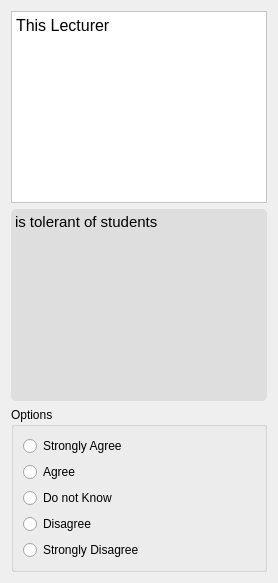
               <widget class="QWidget" name="page_44">
                <layout class="QVBoxLayout" name="verticalLayout_124">
                 <item>
                  <widget class="QTextBrowser" name="textBrowser_95">
                   <property name="styleSheet">
                    <string notr="true">background-color: rgb(255, 255, 255);</string>
                   </property>
                   <property name="html">
                    <string>&lt;!DOCTYPE HTML PUBLIC &quot;-//W3C//DTD HTML 4.0//EN&quot; &quot;http://www.w3.org/TR/REC-html40/strict.dtd&quot;&gt;
&lt;html&gt;&lt;head&gt;&lt;meta name=&quot;qrichtext&quot; content=&quot;1&quot; /&gt;&lt;style type=&quot;text/css&quot;&gt;
p, li { white-space: pre-wrap; }
&lt;/style&gt;&lt;/head&gt;&lt;body style=&quot; font-family:'Comic Sans MS'; font-size:10pt; font-weight:400; font-style:normal;&quot;&gt;
&lt;p style=&quot; margin-top:0px; margin-bottom:0px; margin-left:0px; margin-right:0px; -qt-block-indent:0; text-indent:0px;&quot;&gt;&lt;span style=&quot; font-family:'consolas'; font-size:12pt;&quot;&gt;This Lecturer&lt;/span&gt;&lt;/p&gt;&lt;/body&gt;&lt;/html&gt;</string>
                   </property>
                  </widget>
                 </item>
                 <item>
                  <widget class="QTextBrowser" name="textBrowser_96">
                   <property name="styleSheet">
                    <string notr="true">background-color: rgb(222, 222, 222);
border-radius: 5px;</string>
                   </property>
                   <property name="html">
                    <string>&lt;!DOCTYPE HTML PUBLIC &quot;-//W3C//DTD HTML 4.0//EN&quot; &quot;http://www.w3.org/TR/REC-html40/strict.dtd&quot;&gt;
&lt;html&gt;&lt;head&gt;&lt;meta name=&quot;qrichtext&quot; content=&quot;1&quot; /&gt;&lt;style type=&quot;text/css&quot;&gt;
p, li { white-space: pre-wrap; }
&lt;/style&gt;&lt;/head&gt;&lt;body style=&quot; font-family:'Comic Sans MS'; font-size:10pt; font-weight:400; font-style:normal;&quot;&gt;
&lt;p style=&quot; margin-top:0px; margin-bottom:0px; margin-left:0px; margin-right:0px; -qt-block-indent:0; text-indent:0px;&quot;&gt;&lt;span style=&quot; font-family:'consolas'; font-size:11pt;&quot;&gt;is tolerant of students&lt;/span&gt;&lt;/p&gt;&lt;/body&gt;&lt;/html&gt;</string>
                   </property>
                  </widget>
                 </item>
                 <item>
                  <widget class="QGroupBox" name="groupBox_32">
                   <property name="styleSheet">
                    <string notr="true">QRadionButton:{
	font: 10pt &quot;Comic Sans MS&quot;;
}</string>
                   </property>
                   <property name="title">
                    <string>Options</string>
                   </property>
                   <property name="flat">
                    <bool>false</bool>
                   </property>
                   <layout class="QVBoxLayout" name="verticalLayout_125">
                    <item>
                     <layout class="QVBoxLayout" name="verticalLayout_126">
                      <item>
                       <widget class="QRadioButton" name="radioButton_6_6">
                        <property name="styleSheet">
                         <string notr="true"/>
                        </property>
                        <property name="text">
                         <string>Strongly Agree</string>
                        </property>
                       </widget>
                      </item>
                      <item>
                       <widget class="QRadioButton" name="radioButton_6_7">
                        <property name="text">
                         <string>Agree</string>
                        </property>
                       </widget>
                      </item>
                      <item>
                       <widget class="QRadioButton" name="radioButton_6_8">
                        <property name="text">
                         <string>Do not Know</string>
                        </property>
                       </widget>
                      </item>
                      <item>
                       <widget class="QRadioButton" name="radioButton_6_9">
                        <property name="text">
                         <string>Disagree</string>
                        </property>
                       </widget>
                      </item>
                      <item>
                       <widget class="QRadioButton" name="radioButton_6_10">
                        <property name="text">
                         <string>Strongly Disagree</string>
                        </property>
                       </widget>
                      </item>
                     </layout>
                    </item>
                   </layout>
                  </widget>
                 </item>
                </layout>
               </widget>
